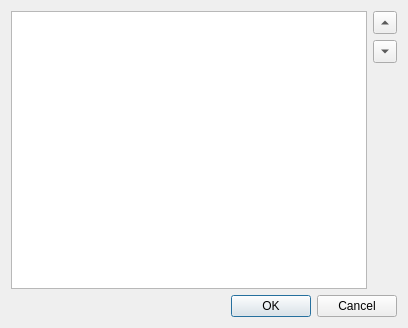
<?xml version="1.0" encoding="UTF-8"?>
<ui version="4.0">
 <class>LinkStylesheets</class>
 <widget class="QDialog" name="LinkStylesheets">
  <property name="geometry">
   <rect>
    <x>0</x>
    <y>0</y>
    <width>408</width>
    <height>328</height>
   </rect>
  </property>
  <property name="windowTitle">
   <string>Link StyleSheets</string>
  </property>
  <layout class="QVBoxLayout" name="verticalLayout">
   <item>
    <layout class="QHBoxLayout" name="horizontalLayout">
     <item>
      <widget class="QTreeView" name="StylesheetsView">
       <property name="showDropIndicator" stdset="0">
        <bool>false</bool>
       </property>
       <property name="dragEnabled">
        <bool>false</bool>
       </property>
       <property name="alternatingRowColors">
        <bool>true</bool>
       </property>
       <property name="selectionMode">
        <enum>QAbstractItemView::SingleSelection</enum>
       </property>
       <property name="uniformRowHeights">
        <bool>true</bool>
       </property>
      </widget>
     </item>
     <item>
      <layout class="QVBoxLayout" name="verticalLayout_2">
       <item>
        <widget class="QToolButton" name="MoveUp">
         <property name="toolTip">
          <string>Move the selected stylesheets up in priority.

Stylesheets that are listed first take precedence over later stylesheets.</string>
         </property>
         <property name="text">
          <string>Up</string>
         </property>
         <property name="arrowType">
          <enum>Qt::UpArrow</enum>
         </property>
        </widget>
       </item>
       <item>
        <widget class="QToolButton" name="MoveDown">
         <property name="toolTip">
          <string>Move the selected stylesheets down in priority.</string>
         </property>
         <property name="text">
          <string>Down</string>
         </property>
         <property name="arrowType">
          <enum>Qt::DownArrow</enum>
         </property>
        </widget>
       </item>
       <item>
        <spacer name="verticalSpacer">
         <property name="orientation">
          <enum>Qt::Vertical</enum>
         </property>
         <property name="sizeHint" stdset="0">
          <size>
           <width>20</width>
           <height>40</height>
          </size>
         </property>
        </spacer>
       </item>
      </layout>
     </item>
    </layout>
   </item>
   <item>
    <widget class="QDialogButtonBox" name="buttonBox">
     <property name="orientation">
      <enum>Qt::Horizontal</enum>
     </property>
     <property name="standardButtons">
      <set>QDialogButtonBox::Cancel|QDialogButtonBox::Ok</set>
     </property>
     <property name="centerButtons">
      <bool>false</bool>
     </property>
    </widget>
   </item>
  </layout>
 </widget>
 <resources/>
 <connections>
  <connection>
   <sender>buttonBox</sender>
   <signal>accepted()</signal>
   <receiver>LinkStylesheets</receiver>
   <slot>accept()</slot>
   <hints>
    <hint type="sourcelabel">
     <x>248</x>
     <y>254</y>
    </hint>
    <hint type="destinationlabel">
     <x>157</x>
     <y>274</y>
    </hint>
   </hints>
  </connection>
  <connection>
   <sender>buttonBox</sender>
   <signal>rejected()</signal>
   <receiver>LinkStylesheets</receiver>
   <slot>reject()</slot>
   <hints>
    <hint type="sourcelabel">
     <x>316</x>
     <y>260</y>
    </hint>
    <hint type="destinationlabel">
     <x>286</x>
     <y>274</y>
    </hint>
   </hints>
  </connection>
 </connections>
</ui>
